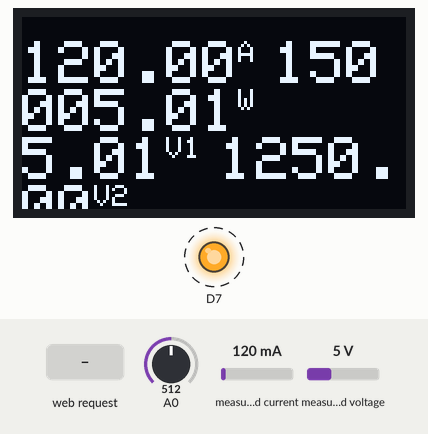
This sketch was run on a simulated ESP8266 (Wemos D1 mini). On the bench: 128×64 one-colour display, output pins drawn as LEDs (lit = HIGH). Dashed ring = blinking. Inputs (shaded band) come from the test bench; at power-on: measured current 120 mA, A0 = 512, measured voltage 5 V. WiFi joins after 1.5 s; servers stay silent unless stated; random numbers use the default seed unless the sketch sets one; what the sketch prints to the serial monitor is not drawn.

Above: at 7.8 s.
7.9 s: HTTP request GET /update received
At 8.18 s:
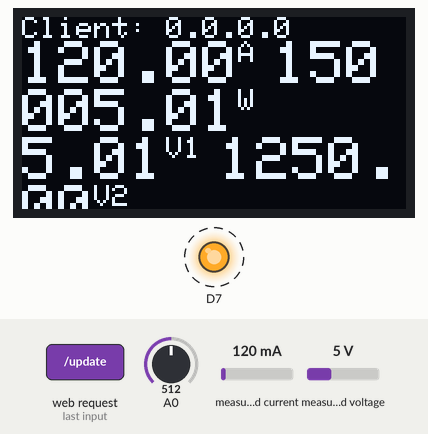
9.8 s: measured current set to 40 mA
At 11.0 s:
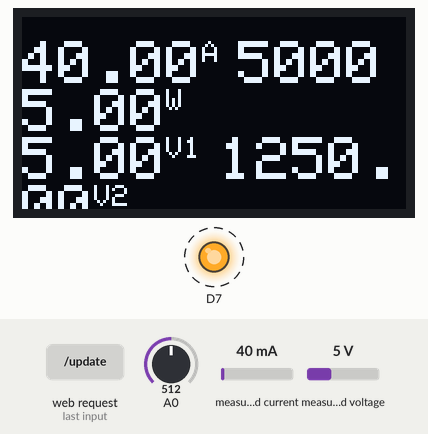
11.3 s: A0 set to 0
At 12.5 s:
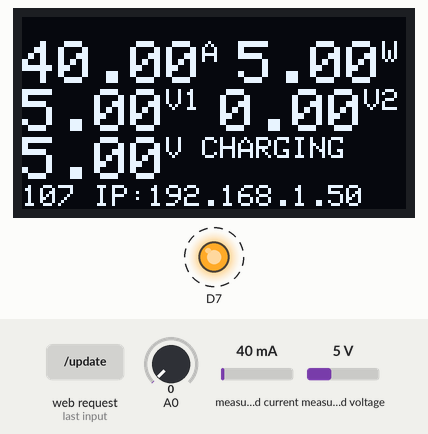
13.6 s: measured voltage set to 0.3 V
At 14.8 s:
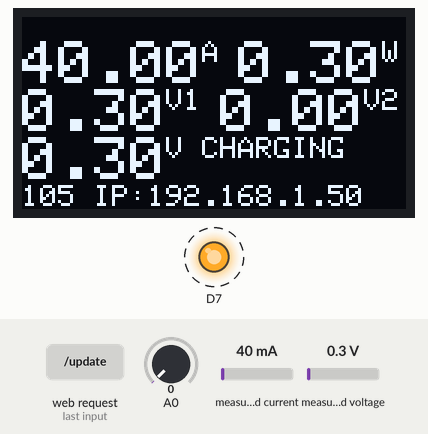
15.7 s: A0 set to 122
At 17.0 s:
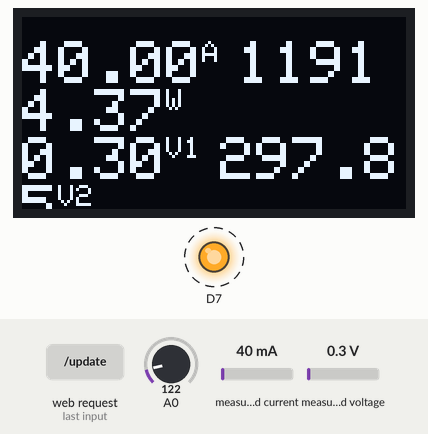
17.3 s: measured current set to 500 mA
At 17.9 s:
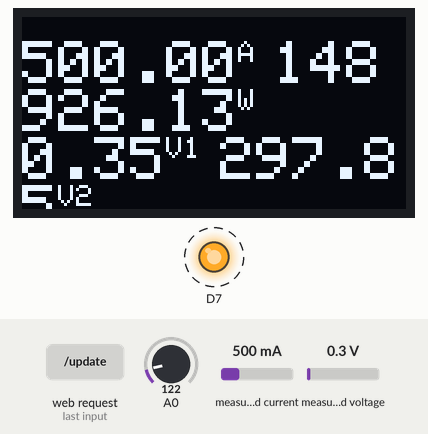
Timing chart, 0 to 19.8 s (numbered marks = the images above; inputs shaded):
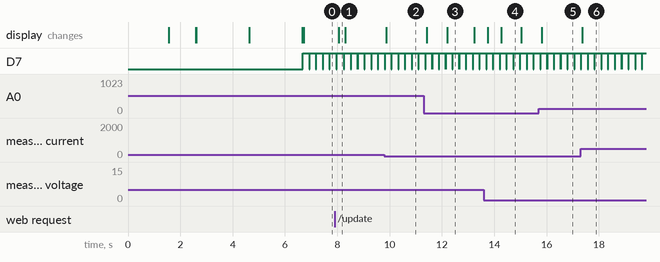

Measured:
- after the input at 7.9 s, the display: changes after 0.15 s (image 1)
- after the input at 9.8 s, the display: changes after 0.07 s (image 2)
- after the input at 11.3 s, the display: first changes after 0.12 s (image 3 shows a later state)
- after the input at 17.3 s, the display: changes after 0.07 s (image 6)
- by itself, D7: alternates HIGH for 0.24 s and LOW for 0.02 s
- what the display in image 3 shows lasts 1.0 s, from 12.2 s to 13.2 s
- what the display in image 4 shows lasts 0.7 s, from 14.3 s to 15.0 s

The sketch:

ssd1306_128x64_i2c.ino
```cpp
// Libraries
#include <ESP8266WiFi.h>
#include <ESP8266WebServer.h>
#include <SPI.h>
#include <Wire.h>
#include <Adafruit_GFX.h>
#include <Adafruit_SSD1306.h>
#include "Adafruit_INA219.h"
#include "ThingSpeak.h"
#include <ESP8266mDNS.h>
#include <WiFiUdp.h>
#include <ArduinoOTA.h>
#include <DNSServer.h>
#include <ESP8266WebServer.h>
#include <WiFiManager.h>

#define THINGSPEAKTIMEOUT 120000
#define SERVERTIMEOUT 2000
long servermillis=millis();
long prevMillis=millis();

unsigned long myChannelNumber = 31461;
const char * myWriteAPIKey = "";


const char* ssid = "******";
const char* password = "*******";

// Create an instance of the server
// specify the port to listen on as an argument
WiFiServer server(80);
WiFiClient  TSclient;
// INA sensor
Adafruit_INA219 ina219;

// OLED screen
#define OLED_RESET -1
Adafruit_SSD1306 display(OLED_RESET);
//Adafruit_SSD1306 display();
#if (SSD1306_LCDHEIGHT != 64)
#error("Height incorrect, please fix Adafruit_SSD1306.h!");
#endif

// Measurement variables
double current_mA;
double power_mW;
double voltage;
double v_2,p_2,p_tot,v_tot;

void setup()   {

  Serial.begin(115200);
  //WiFiManager
  //Local intialization. Once its business is done, there is no need to keep it around
  WiFiManager wifiManager;
  //reset saved settings
  wifiManager.resetSettings();

  //set custom ip for portal
  //wifiManager.setAPConfig(IPAddress(10,0,1,1), IPAddress(10,0,1,1), IPAddress(255,255,255,0));

  //fetches ssid and pass from eeprom and tries to connect
  //if it does not connect it starts an access point with the specified name
  //here  "AutoConnectAP"
  //and goes into a blocking loop awaiting configuration
  wifiManager.autoConnect("AutoConnectAP");
  //or use this for auto generated name ESP + ChipID
  //wifiManager.autoConnect();


  //if you get here you have connected to the WiFi
  Serial.println("connected...yeey :)");
  // Init INA219
  ina219.begin();
  ina219.setCalibration_32V_10A();
//  ina219.setCalibration_16V_400mA();

  // Init OLED
  display.begin(SSD1306_SWITCHCAPVCC, 0x3c);

  // Display welcome message
  display.clearDisplay();
  display.setTextSize(2);
  display.setTextColor(WHITE);
  display.setCursor(0,26);
  display.println("Ready!");
  display.display();
  delay(1000);
  beginWifi();
  ThingSpeak.begin(TSclient);
    display.println("Starting thingspeak client!");
  display.display();
  delay(1000);

  // LED
  pinMode(D7, OUTPUT);
 delay(1000);
 setupOTA();
}


void loop() {
  yield();

  // LED OFF
  digitalWrite(D7, LOW);

  // Measure
  current_mA = measureCurrent();
  power_mW = measurePower();


  // LED ON
  digitalWrite(D7, HIGH);


  current_mA = measureCurrent();
  power_mW = measurePower();
  v_2=analogRead(A0)/10.24*25.0;
   // Display data
  v_tot=abs(voltage)+abs(v_2);
  p_tot=current_mA*v_tot;
  p_2=current_mA*v_2;
  displayData(voltage, current_mA, power_mW, v_2);
  ajaxDump(voltage, current_mA, power_mW,v_2,p_2,v_tot,p_tot);
  thingspeakpush((float)voltage,(float) current_mA, (float)power_mW,(float)v_2,(float)p_2,(float)v_tot,(float)p_tot);
  delay(200);
  ArduinoOTA.handle();
}

// Function to measure current
float measureCurrent() {

  // Measure
  double shuntvoltage = ina219.getShuntVoltage_mV();
  double busvoltage = ina219.getBusVoltage_V();
  double current_mA = ina219.getCurrent_mA();
  double loadvoltage = busvoltage + (shuntvoltage / 1000);

  Serial.print("Bus Voltage:   "); Serial.print(busvoltage); Serial.println(" V");
  Serial.print("Shunt Voltage: "); Serial.print(shuntvoltage); Serial.println(" mV");
  Serial.print("Load Voltage:  "); Serial.print(loadvoltage); Serial.println(" V");
  Serial.print("Current:       "); Serial.print(current_mA); Serial.println(" A");
  Serial.println("");

  /* If negative, set to zero
  if (current_mA < 0) {
    current_mA = 0.0;
  }
 */
  return current_mA;

}

// Function to measure power
float measurePower() {

  // Measure
  double shuntvoltage = ina219.getShuntVoltage_mV();
  double busvoltage = ina219.getBusVoltage_V();
  double current_mA = ina219.getCurrent_mA();
  double loadvoltage = busvoltage + (shuntvoltage / 1000);
  voltage=loadvoltage;

  Serial.print("Bus Voltage:   "); Serial.print(busvoltage); Serial.println(" V");
  Serial.print("Shunt Voltage: "); Serial.print(shuntvoltage); Serial.println(" mV");
  Serial.print("Load Voltage:  "); Serial.print(loadvoltage); Serial.println(" V");
  Serial.print("Current:       "); Serial.print(current_mA); Serial.println(" A");
  Serial.println("");

  /* If negative, set to zero
  if (current_mA < 0) {
    current_mA = 0.0;
  }
 */
  return current_mA * loadvoltage;

}

// Display measurement data
void displayData(float voltage, float current, float power, float batt2) {

  // Clear

  display.clearDisplay();
  display.setCursor(0,0);
  display.setTextSize(1);display.println("");
  // Current
  display.setTextSize(2);

//  display.print("1:");
  display.print(abs(current));
  display.setTextSize(1);
  display.print("A ");
  display.setTextSize(2);
  display.print(abs(voltage)+abs(v_2)*current);
  display.setTextSize(1);
  display.print("W");
  display.setTextSize(2);
  display.println("");


//  display.setTextSize(1);
  // voltages
//  display.print("V1:");
  display.print(voltage);
    display.setTextSize(1);
  display.print("V1 ");

//  display.print("2:");
  display.setTextSize(2);
  display.print(v_2);
  display.setTextSize(1);
  display.print("V2");
  display.setTextSize(2);display.println("");

  // Power

/*
  display.print("P: ");
  display.print(power);
  display.println(" W");
*/
 // display.print("Total:");
  display.print(voltage+v_2);
  display.setTextSize(1);
  display.print("V");
  display.setTextSize(1);
   if(current>0)
  display.print(" CHARGING");
  else
  display.print(" DISCHARGING");


 display.setTextSize(2);
  display.println("");


  display.setTextSize(1);
  int timeleft=(THINGSPEAKTIMEOUT-(millis()-prevMillis))/1000;
  display.print(timeleft);
  display.print(" IP:");
  display.print(WiFi.localIP().toString());
  display.println("");

  display.display();

}

void beginWifi(){
    // Connect to WiFi network
  Serial.println();
  Serial.println();
  Serial.print("Connecting to ");
  Serial.println(ssid);

  // Current
  display.clearDisplay();
  display.setCursor(0,0);
  display.setTextSize(1);
  display.setTextColor(WHITE);
  display.println("Connecting to...");
  display.println("");
  display.println("");
  display.setTextSize(3);
  display.print(ssid);
  display.display();


/*  WiFi.begin(ssid, password);

  while (WiFi.status() != WL_CONNECTED) {
    delay(500);
    Serial.print(".");
  }
*/
  Serial.println("");
  Serial.println("WiFi connected");


  // Start the server
  server.begin();
  Serial.println("Server started");

  // Print the IP address
  Serial.println(WiFi.localIP());
    display.clearDisplay();
    display.setCursor(0,0);
  display.setTextSize(1);
  display.setTextColor(WHITE);
  display.println("Wifi Connected. \nIP");
  display.setTextSize(2);
  display.print(WiFi.localIP());
  display.display();
  delay(2000);

}

void readWifi(float voltage, float current, float power){

    // Check if a client has connected
  WiFiClient client = server.available();
  if (!client) {
    return;
  }

  // Wait until the client sends some data
  Serial.println("new client");
  while(!client.available()){
    delay(1);
  }

  // Read the first line of the request
  String req = client.readStringUntil('\r');
  Serial.println(req);
  client.flush();


  client.flush();

  // Prepare the response
  String s = "HTTP/1.1 200 OK\r\nContent-Type: text/html\r\n\r\n<!DOCTYPE HTML>\r\n<html>\r\n <b>Voltage = </b>";
  s += voltage;
  s+="</p><p><b>Current= </b>";
  s+=current;
  s+="</p><p><b> Power= </b>";
  s+=power;
  s += "</p></html>\n";

  // Send the response to the client
  client.print(s);
  delay(1);
  Serial.println("Client disonnected");

  // The client will actually be disconnected
  // when the function returns and 'client' object is detroyed

}

void ajaxDump(float voltage, float current, float power, float v2,float p2,float vtot,float ptot){

  String s="<h2>Battery 1:</h2><table><tr><td><b>Voltage </b></td><td id='voltage_b1'>";
  s += voltage;
  s+=" V</td> </tr><tr><td><b>Current </b></td><td id='current' class='switch_txt'>";
  s+=current;
  s+="A</td></tr><tr><td><b> Power </b></td><td id='power_b1' class='switch_txt'>";
  s+=power;
  s+= " W</td></tr> </table><h2>Battery 2</h2><table><tr><td><b>Voltage</b></td><td  id='voltage_b2' class='switch_txt'>";
  s+= v2;
  s+=" V</td></tr><tr><td><b>Power</b></td><td id='power_b2' class='switch_txt'>";
  s+=v2*current;

  s+= " W</td></tr></table><h2>Battery Bank</h2><table><tr><td> <b>Voltage</b></td><td  id='voltage_bb'>";
  s+= abs(voltage)+abs(v2);
  s+=" V</td></tr><tr><td><b>Power</b></td><td  id='power_bb' class='switch_txt'>";
  s+=(abs(voltage)+abs(v2))*abs(current);
  s+=" Watts</td></tr></table>";


   String s2;
//  s2+="<?xml version='1.0' ?>";
//  s2+="<xml>";
  s2="<v_b1>";
  s2+= voltage;
  s2+="</v_b1> <i1>";
  s2+=current;
  s2+="</i1><p_b1>";
  s2+=power;
  s2+= "</p_b1><v_b2>";
  s2+= v2;
  s2+="</v_b2><p_b2>";
  s2+=v2*current;

  s2+= "</p_b2> <v_bb>";
  s2+= abs(voltage)+abs(v2);
  s2+=" </v_bb><p_bb> ";
  s2+=(abs(voltage)+abs(v2))*abs(current);
  s2+=" </p_bb> ";


     String s1;
  s2="{\"v_b1\":";
  s2+= voltage;
  s2+=", \"i1\": ";
  s2+=current;
  s2+=",\"p_b1\":";
  s2+=power;
  s2+= ",\"v_b2\":";
  s2+= v2;
  s2+=",\"p_b2\":";
  s2+=v2*current;
  s2+= ",\"v_bb\":";
  s2+= abs(voltage)+abs(v2);
  s2+=",\"p_bb\":";
  s2+=(abs(voltage)+abs(v2))*abs(current);
  s2+=" } ";

  String jsontext="document.getElementById('current').innerHTML=jst1.i1+' A';\n " ;
  jsontext+="document.getElementById('voltage_b1').innerHTML=jst1.v_b1+'V';\n";
  jsontext+="document.getElementById('voltage_b2').innerHTML=jst1.v_b2+'V';\n";
  jsontext+="document.getElementById('voltage_bb').innerHTML=jst1.v_bb+'V';\n";
  jsontext+="document.getElementById('power_b1').innerHTML=jst1.p_b1+' W';\n";
  jsontext+="document.getElementById('power_b2').innerHTML=jst1.p_b2+' W';\n";
  jsontext+="document.getElementById('power_bb').innerHTML=jst1.p_bb+' W';\n";


      // Check if a client has connected
  WiFiClient client = server.available();
  if (!client) {
    return;
  }
 if(millis()-servermillis> SERVERTIMEOUT){

  display.setCursor(0,0);
  display.setTextSize(1);
  display.setTextColor(WHITE);
  display.print("                         ");
  display.setCursor(0,0);
  display.print("Client: ");
  String addy = client.remoteIP().toString();
  display.print(addy);display.print("   ");
  display.display();

  // Wait until the client sends some data
  Serial.print("new client:");
  Serial.print(addy);
  while(!client.available()){
    delay(1);
  }
  String HTTP_req = client.readStringUntil('\r');
      if (client) {
        boolean currentLineIsBlank = true;
        while (client.connected()) {

            if (client.available()) {
                char c = client.read();
                HTTP_req += c;
                if (c == '\n' && currentLineIsBlank) {
                    client.println("HTTP/1.1 200 OK");
                    client.println("Content-Type: text/html");
                    client.println("Connection: keep-alive");
                    client.println();
                    if (HTTP_req.indexOf("update") > -1) {
//                      client.print(s1);
                      client.print(s2);
                      Serial.print("Sending JSON text");Serial.println(s2);
//                      server.send(200,"text/xml",s2);

                    } else {
                        client.println("<!DOCTYPE html>");
                        client.println("<html>");
                        client.println("<head>");
                        client.println("<title>Battery Bank Monitor</title>");
                        client.println("<script>");
                        client.println("function getBatteryBank() {");
                        client.println("nocache = \"&nocache=\"+ Math.random() * 1000000;");
                        client.println("var request = new XMLHttpRequest();");
                        client.println("request.onreadystatechange = function getJSONData() {");
                        client.println("if (this.readyState == 4) {");
                        client.println("if (this.status == 200) {");
                        client.println("if (this.responseText != null) {");

                         client.println("document.getElementById('content2').innerHTML = this.responseXML;");

                        client.println("document.getElementById('content1').innerHTML = this.responseText;");
                        client.println("var jst1 = JSON.parse(this.responseText);");
                        client.println("if(jst1!=null){");
                       client.println(jsontext);
                        client.println("}");
                        client.println("document.getElementById('text1').innerText=this.responseText");
                        client.println("document.getElementById('text2').innerHTML=this.responseXML");
/*
                        client.println("document.getElementById('current').innerHTML=document.getElementById('content1').getElementsByTagName('i1')[0].firstChild.nodeValue;")+" V";
                        client.println("document.getElementById('voltage_b1').innerHTML=document.getElementById('content1').getElementsByTagName('v_b1')[0].firstChild.nodeValue;")+" A";
                        client.println("document.getElementById('voltage_b2').innerHTML=document.getElementById('content1').getElementsByTagName('v_b2')[0].firstChild.nodeValue;")+" W";
                        client.println("document.getElementById('voltage_bb').innerHTML=document.getElementById('content1').getElementsByTagName('v_bb')[0].firstChild.nodeValue;")+ "V";
                        client.println("document.getElementById('power_b1').innerHTML=document.getElementById('content1').getElementsByTagName('p_b1')[0].firstChild.nodeValue;")+ " W";
                        client.println("document.getElementById('power_b2').innerHTML=document.getElementById('content1').getElementsByTagName('p_b2')[0].firstChild.nodeValue;")+ " V";
                        client.println("document.getElementById('power_bb').innerHTML=document.getElementById('content1').getElementsByTagName('p_bb')[0].firstChild.nodeValue;")+" W";
*/
                        client.println("}}}}");
                        client.println("request.open(\"PUT\", \"update\" + nocache, true);");
                        client.println("request.send(null);");
                        client.println("setTimeout('getBatteryBank()', 3000);");
                        client.println("}");
                        client.println("</script>");
                        client.println("</head>");
                        client.println("<body onload=\"getBatteryBank()\">");
                        client.println("<h1>ESP8266 Battery Bank web server</h1>");
                        client.println("<font color=\"#6a5acd\"><body bgcolor=\"#a0dFfe\"><meta name=\"viewport\" content=\"width=device-width, initial-scale=1.0, user-scalable=yes\">\n</div>\n<div style=\"clear:both;\"></div><p>");
                        client.println("<h2>Display of Battery Bank Parameters</h2>");
                        client.print(s);
                        client.print("<p id='text1'>This will be text response</p>");
                        client.print("<p id='text2'>This will be text response</p>");
                        client.print("<span id='content1'> This will update Later'</span>");
                        client.print("<span id='content2'> This will update Later'</span>");
                        client.println("<p><a href=\"http://www.esp8266.com\">ESP8266 Support Forum</a></p>");
                        client.println("</body>");
                        client.println("</html>");
                    }
                    Serial.println(HTTP_req);
                    HTTP_req = "";
                    break;
                }
            }
        }
      }}
        delay(1);
        client.stop();

}
void thingspeakpush(float v1, float current, float p1,float v2, float p2, float vtot, float ptot){


  if (millis()- prevMillis>THINGSPEAKTIMEOUT){


  display.setTextSize(1);
  display.setTextColor(BLACK);
    display.setCursor(0,0);
  display.println("###################################");
  display.println("+++++++++++++++++++++++++++++++++++");
  display.setTextColor(WHITE);

  display.setCursor(0,0);
  display.println("Update thingspeak...   ");
  display.display();
  Serial.println("Updating thingspeak on timeout");

    ThingSpeak.writeField(myChannelNumber, 1, v1, myWriteAPIKey);
    ThingSpeak.writeField(myChannelNumber, 2, v2, myWriteAPIKey);
    ThingSpeak.writeField(myChannelNumber, 3, current, myWriteAPIKey);
    ThingSpeak.writeField(myChannelNumber, 4, p1, myWriteAPIKey);
    ThingSpeak.writeField(myChannelNumber, 5, p2, myWriteAPIKey);
    ThingSpeak.writeField(myChannelNumber, 6, vtot, myWriteAPIKey);
    ThingSpeak.writeField(myChannelNumber, 7, ptot, myWriteAPIKey);
    ThingSpeak.writeField(myChannelNumber, 8, current>0?1:-1, myWriteAPIKey);
  display.clearDisplay();
  display.setTextSize(1);
  display.setTextColor(WHITE);
  display.setCursor(0,0);
  display.println("Thingspeak Updated");
  Serial.println("Thingspeak Updated");
  display.display();
  prevMillis=millis();
  }

}

void setupOTA(){
    // Port defaults to 8266
  // ArduinoOTA.setPort(8266);

  // Hostname defaults to esp8266-[ChipID]
  ArduinoOTA.setHostname("batterybank");

  // No authentication by default
  // ArduinoOTA.setPassword((const char *)"123");

    ArduinoOTA.onStart([]() {
   display.setCursor(0,0);display.clearDisplay();
   display.setTextSize(3);display.println("UPDATE");display.display();
    Serial.println("Start");
  });
  ArduinoOTA.onEnd([]() {
    Serial.println("\nEnd");display.clearDisplay();
   display.setTextSize(3);display.println("UPDATE");display.display();
  });
  ArduinoOTA.onProgress([](unsigned int progress, unsigned int total) {
  display.setCursor(0,0);
  display.setTextSize(3);display.println("UPDATE");

  display.println("");
  Serial.printf("Progress: %u%%\r", (progress / (total / 100)));
  display.print( progress / (total / 100));
  display.display();
  });
  ArduinoOTA.onError([](ota_error_t error) {
    Serial.printf("Error[%u]: ", error);
    if (error == OTA_AUTH_ERROR) Serial.println("Auth Failed");
    else if (error == OTA_BEGIN_ERROR) Serial.println("Begin Failed");
    else if (error == OTA_CONNECT_ERROR) Serial.println("Connect Failed");
    else if (error == OTA_RECEIVE_ERROR) Serial.println("Receive Failed");
    else if (error == OTA_END_ERROR) Serial.println("End Failed");
  });
  ArduinoOTA.begin();
  Serial.println("Ready");
  Serial.print("IP address: ");
  Serial.println(WiFi.localIP());
  display.clearDisplay();  display.setTextSize(1);
  display.println("Ready\nIP Address:");  display.setTextSize(1.7);
  display.println(WiFi.localIP());
  display.println("");display.display();
  // Current

}
```
